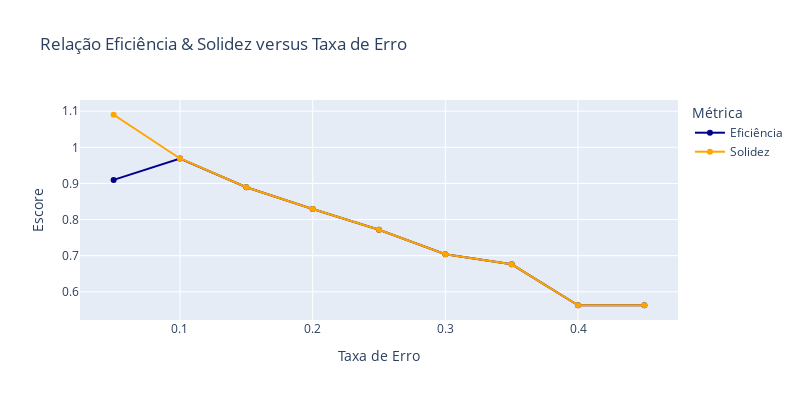

The notebook cell this image was saved under:
### Code cell
# Create a DataFrame from the data

df = pd.DataFrame(error_rate).T

# Create the bar chart
fig = px.line(df, x=df.index, y=['efficiency', 'validity'],
             labels={'value': 'Escore'},
             markers=True,
             title='Relação Eficiência & Solidez versus Taxa de Erro',
             color_discrete_sequence=['darkblue', 'orange'],
             width=800,
             height=400)
fig.update_layout(hovermode="x")
fig.update_traces(hovertemplate="%{y}")
custom_legend(
        fig=fig, nameSwap={"efficiency": "Eficiência", "validity": "Solidez"}
    )
fig.update_layout(legend=dict(
    title="Métrica"))
fig.update_yaxes(title_text="Escore")
fig.update_xaxes(title_text="Taxa de Erro")

### Figure 1 — Plotly figure (JSON) as saved in the notebook; plotly's stock layout.template omitted (floating-point values rounded to 4 significant figures)
{"data": [{"hovertemplate": "%{y}", "legendgroup": "efficiency", "line": {"color": "darkblue", "dash": "solid"}, "marker": {"symbol": "circle"}, "mode": "lines+markers", "name": "Eficiência", "orientation": "v", "showlegend": true, "type": "scatter", "x": [0.45, 0.4, 0.35, 0.3, 0.25, 0.2, 0.15, 0.1, 0.05], "xaxis": "x", "y": [0.5626, 0.5626, 0.6761, 0.7037, 0.7716, 0.8292, 0.8896, 0.9691, 0.9097], "yaxis": "y"}, {"hovertemplate": "%{y}", "legendgroup": "validity", "line": {"color": "orange", "dash": "solid"}, "marker": {"symbol": "circle"}, "mode": "lines+markers", "name": "Solidez", "orientation": "v", "showlegend": true, "type": "scatter", "x": [0.45, 0.4, 0.35, 0.3, 0.25, 0.2, 0.15, 0.1, 0.05], "xaxis": "x", "y": [0.5626, 0.5626, 0.6761, 0.7037, 0.7716, 0.8292, 0.8896, 0.9691, 1.09], "yaxis": "y"}], "layout": {"height": 400, "hovermode": "x", "legend": {"title": {"text": "Métrica"}, "tracegroupgap": 0}, "title": {"text": "Relação Eficiência & Solidez versus Taxa de Erro"}, "width": 800, "xaxis": {"anchor": "y", "domain": [0, 1], "title": {"text": "Taxa de Erro"}}, "yaxis": {"anchor": "x", "domain": [0, 1], "title": {"text": "Escore"}}}}
